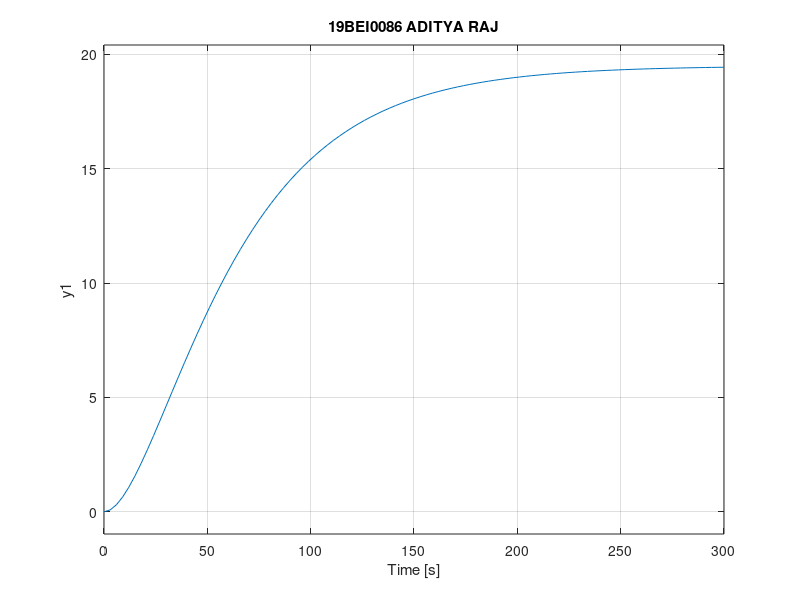

Write the MATLAB code that produced this figure.
% Multi-capacity Process %
% Non Interacting
clc
clear all
close all
r1=3.239e-3;
r2=7.019e-3;
a1=6647.61;
a2=6647.61;
t1=r1*a1;
t2=r2*a2;
TF = tf([r2*2777.8],[t1*t2 t1+t2 1]);
step(TF)
title('19BEI0086 ADITYA RAJ');